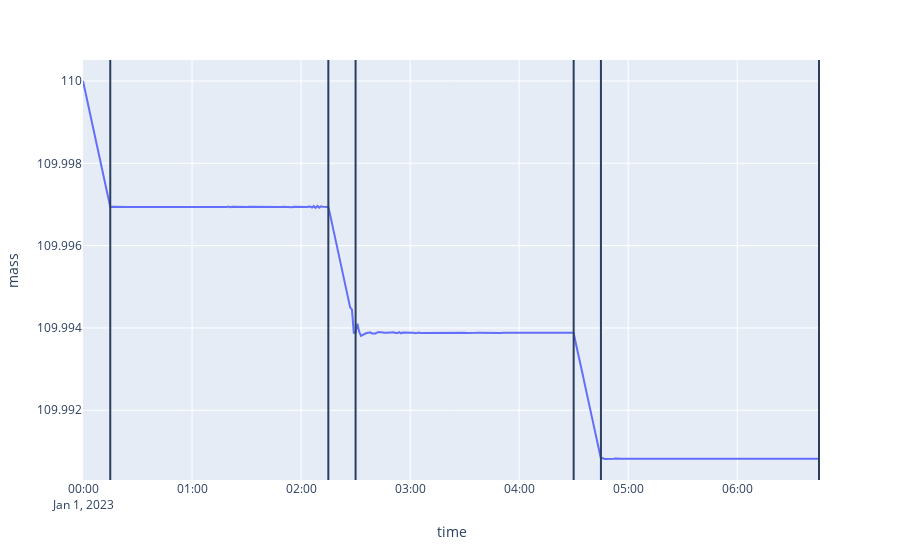

Notebook code cell kept with this figure:
### Code cell
fig2 = px.line(df, x="time", y="mass")
for segment_solution in sol.segment_solutions:
    time = segment_solution.states[-1].get_instant().get_date_time(Scale.UTC)
    fig2.add_vline(
        x=time.isoformat()
    )
fig2.show()

### Figure 1 — Plotly figure (JSON) as saved in the notebook; plotly's stock layout.template omitted (floating-point values rounded to 4 significant figures; data arrays with more than 128 entries replaced by an {"elided": "..."} marker saying what was removed)
{"data": [{"hovertemplate": "time=%{x}<br>mass=%{y}<extra></extra>", "legendgroup": "", "line": {"color": "#636efa", "dash": "solid"}, "marker": {"symbol": "circle"}, "mode": "lines", "name": "", "orientation": "v", "showlegend": false, "type": "scatter", "x": {"elided": "407 str values"}, "xaxis": "x", "y": {"elided": "407 float values"}, "yaxis": "y"}], "layout": {"autosize": true, "legend": {"tracegroupgap": 0}, "margin": {"t": 60}, "shapes": [{"type": "line", "x0": "2023-01-01T00:15:00", "x1": "2023-01-01T00:15:00", "xref": "x", "y0": 0, "y1": 1, "yref": "y domain"}, {"type": "line", "x0": "2023-01-01T02:15:00", "x1": "2023-01-01T02:15:00", "xref": "x", "y0": 0, "y1": 1, "yref": "y domain"}, {"type": "line", "x0": "2023-01-01T02:30:00", "x1": "2023-01-01T02:30:00", "xref": "x", "y0": 0, "y1": 1, "yref": "y domain"}, {"type": "line", "x0": "2023-01-01T04:30:00", "x1": "2023-01-01T04:30:00", "xref": "x", "y0": 0, "y1": 1, "yref": "y domain"}, {"type": "line", "x0": "2023-01-01T04:45:00", "x1": "2023-01-01T04:45:00", "xref": "x", "y0": 0, "y1": 1, "yref": "y domain"}, {"type": "line", "x0": "2023-01-01T06:45:00", "x1": "2023-01-01T06:45:00", "xref": "x", "y0": 0, "y1": 1, "yref": "y domain"}], "xaxis": {"anchor": "y", "autorange": true, "domain": [0, 1], "range": ["2023-01-01", "2023-01-01 06:45:21.991"], "title": {"text": "time"}, "type": "date"}, "yaxis": {"anchor": "x", "autorange": true, "domain": [0, 1], "range": [110.0, 110.0], "title": {"text": "mass"}, "type": "linear"}}}
